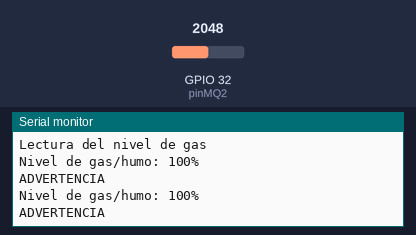
The sketch below on a simulated ESP32. Shown: the last lines printed to the serial monitor. The inputs (shaded band) are chosen by the test bench; at power-on: GPIO 32 (pinMQ2) = 2048.

Above: at 2.8 s.
2.9 s: GPIO 32 (pinMQ2) set to 667
At 3.5 s:
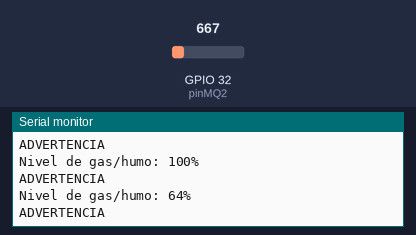
4.4 s: GPIO 32 (pinMQ2) set to 559
At 5.8 s:
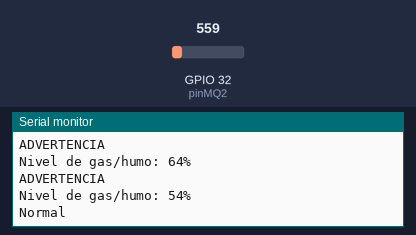
Timing chart, 0 to 7.4 s (numbered marks = the images above; inputs shaded):
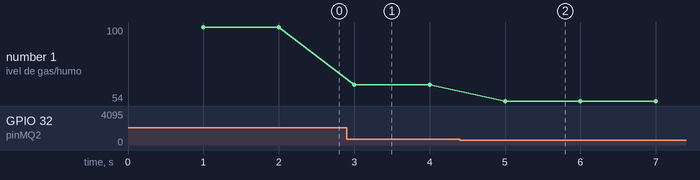

The sketch:

sketch_aug28a.ino
```cpp
//Grupo 8 Piccicacco Diaz Feierman

const int pinMQ2 = 32;
const int umbralGas = 60;

// Variables para usar millis()
unsigned long tiempoAnterior = 0;
const unsigned long intervalo = 1000;

void setup() {
  // Iniciar el monitor serial
  Serial.begin(9600);
  Serial.println("Sensor iniciado");
  Serial.println("Lectura del nivel de gas");
}

void loop() {
  unsigned long tiempoActual = millis();

  // Realizar una lectura cada 1 segundo
  if (tiempoActual - tiempoAnterior >= intervalo) {
    tiempoAnterior = tiempoActual;

    // Leer el sensor
    int valorSensor = analogRead(pinMQ2);

    int porcentaje = map(valorSensor, 0, 1027, 0, 100);

    // Limitar el porcentaje entre 0 y 100
    porcentaje = constrain(porcentaje, 0, 100);

    Serial.print("Nivel de gas/humo: ");
    Serial.print(porcentaje);
    Serial.println("%");

    // Comprobar el nivel
    if (porcentaje >= umbralGas) {
      Serial.println("ADVERTENCIA");
    } else {
      Serial.println("Normal");
    }
  }
}
```

Measured:
- the behaviour switches between 617 and 616 on GPIO 32 (pinMQ2) (found by bisection; images 1 and 2)
- after the input at 2.9 s, the serial monitor: prints a new line after 0.10 s (image 1)
- after the input at 4.4 s, the serial monitor: prints a new line after 0.60 s (image 2)
- plotted number 1: 100 → 64 after the input at 2.9 s, 64 → 54 after the input at 4.4 s
